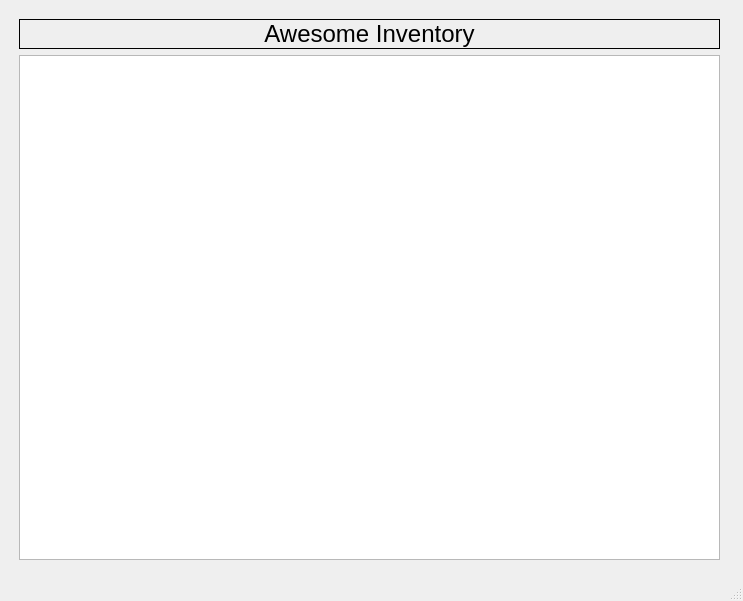
<?xml version="1.0" encoding="UTF-8"?>
<ui version="4.0">
 <class>Table</class>
 <widget class="QMainWindow" name="Table">
  <property name="geometry">
   <rect>
    <x>0</x>
    <y>0</y>
    <width>743</width>
    <height>601</height>
   </rect>
  </property>
  <property name="windowTitle">
   <string>Inventory Table</string>
  </property>
  <widget class="QWidget" name="centralwidget">
   <widget class="QWidget" name="verticalLayoutWidget">
    <property name="geometry">
     <rect>
      <x>19</x>
      <y>19</y>
      <width>701</width>
      <height>541</height>
     </rect>
    </property>
    <layout class="QVBoxLayout" name="verticalLayout">
     <item>
      <widget class="QLabel" name="label">
       <property name="font">
        <font>
         <pointsize>18</pointsize>
        </font>
       </property>
       <property name="frameShape">
        <enum>QFrame::Box</enum>
       </property>
       <property name="text">
        <string>Awesome Inventory</string>
       </property>
       <property name="alignment">
        <set>Qt::AlignCenter</set>
       </property>
      </widget>
     </item>
     <item>
      <widget class="QTableWidget" name="tableWidget"/>
     </item>
    </layout>
   </widget>
  </widget>
  <widget class="QStatusBar" name="statusbar"/>
 </widget>
 <resources/>
 <connections/>
</ui>
